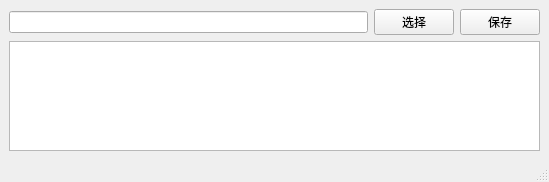
<?xml version="1.0" encoding="UTF-8"?>
<ui version="4.0">
 <class>MainWindow</class>
 <widget class="QMainWindow" name="MainWindow">
  <property name="geometry">
   <rect>
    <x>0</x>
    <y>0</y>
    <width>549</width>
    <height>182</height>
   </rect>
  </property>
  <property name="windowTitle">
   <string>MainWindow</string>
  </property>
  <widget class="QWidget" name="centralwidget">
   <layout class="QHBoxLayout" name="horizontalLayout_2">
    <item>
     <layout class="QVBoxLayout" name="verticalLayout">
      <item>
       <layout class="QHBoxLayout" name="horizontalLayout">
        <item>
         <widget class="QLineEdit" name="lineEdit_path"/>
        </item>
        <item>
         <widget class="QPushButton" name="pushButton_select">
          <property name="text">
           <string>选择</string>
          </property>
         </widget>
        </item>
        <item>
         <widget class="QPushButton" name="pushButton_save">
          <property name="text">
           <string>保存</string>
          </property>
         </widget>
        </item>
       </layout>
      </item>
      <item>
       <widget class="QPlainTextEdit" name="plainTextEdit_result">
        <property name="styleSheet">
         <string notr="true">font: 14pt &quot;微软雅黑&quot;;</string>
        </property>
       </widget>
      </item>
     </layout>
    </item>
   </layout>
  </widget>
  <widget class="QMenuBar" name="menubar">
   <property name="geometry">
    <rect>
     <x>0</x>
     <y>0</y>
     <width>549</width>
     <height>23</height>
    </rect>
   </property>
  </widget>
  <widget class="QStatusBar" name="statusbar"/>
 </widget>
 <resources/>
 <connections/>
</ui>
